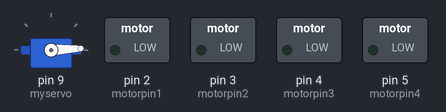
Simulated run of this sketch. Board: Arduino Uno, built with avr-gcc and run on an emulated ATmega328P. On the bench: servo, switched loads named in the sketch (green lamp = pin HIGH).

Above: at 0.05 s.
At 1.3 s:
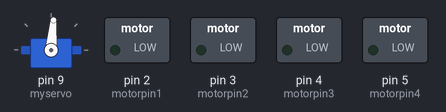
At 2.6 s:
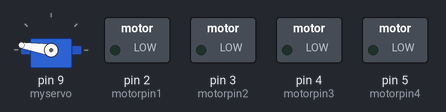
At 5.2 s:
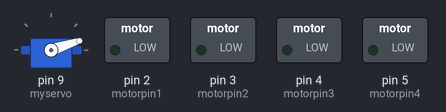
Timing chart, 0 to 7.1 s (numbered marks = the images above):
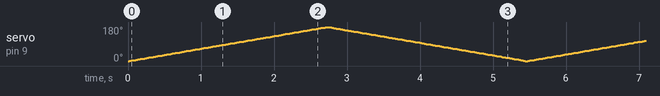

The sketch:

motor_controller.ino
```cpp
#include <Servo.h>
Servo myservo;
int pos = 0;

void right();
void foreward();
void backward();
void left();

int motorpin1=2;
int motorpin2=3;
int motorpin3=4;
int motorpin4=5;

void setup() {
    pinMode(motorpin1, OUTPUT);
    pinMode(motorpin2, OUTPUT);
    pinMode(motorpin3, OUTPUT);
    pinMode(motorpin4, OUTPUT);
    Serial.begin(9600);
    myservo.attach(9);
}

void loop() {
    for (pos = 0; pos <= 180; pos += 1) {
      myservo.write(pos);
      delay(15);
    }
    for (pos = 180; pos >= 0; pos -= 1) {
      myservo.write(pos);
      delay(15);
    }
}

void right()
{
  digitalWrite(motorpin1, HIGH);
  digitalWrite(motorpin2, LOW);
  digitalWrite(motorpin3, LOW);
  digitalWrite(motorpin4, HIGH);
}

void foreward()
{
  digitalWrite(motorpin1, HIGH);
  digitalWrite(motorpin2, LOW);
  digitalWrite(motorpin3, HIGH);
  digitalWrite(motorpin4, LOW);
}

void left()
{
  digitalWrite(motorpin1, LOW);
  digitalWrite(motorpin2, HIGH);
  digitalWrite(motorpin3, HIGH);
  digitalWrite(motorpin4, LOW);
}

void backward()
{
  digitalWrite(motorpin1, LOW);
  digitalWrite(motorpin2, HIGH);
  digitalWrite(motorpin3, LOW);
  digitalWrite(motorpin4, HIGH);
}
```
